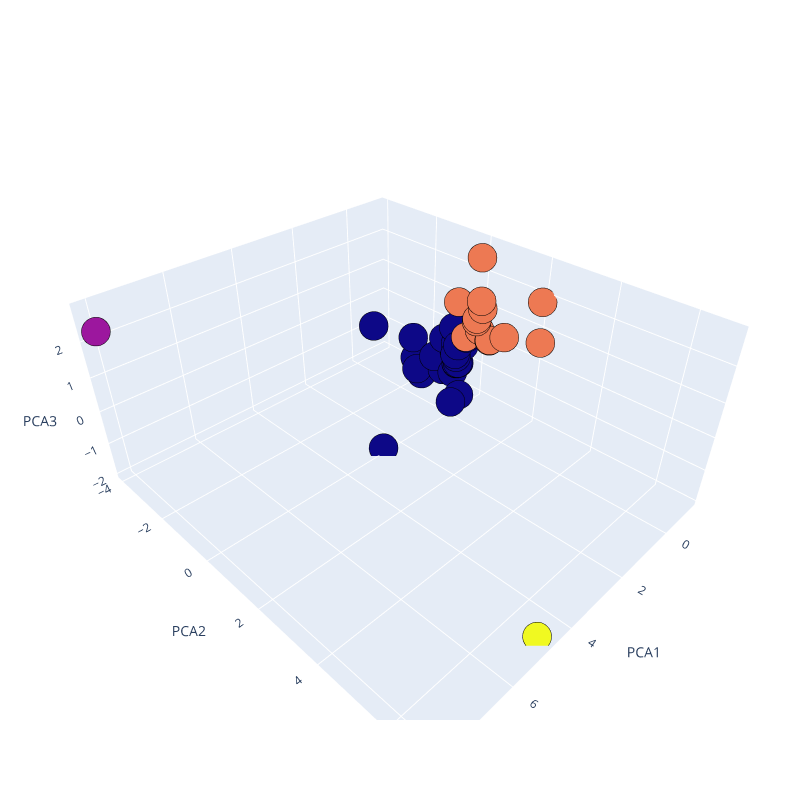

Notebook source saved alongside this figure:
### Code cell
# 3d scatterplot using plotly
Scene = dict(xaxis = dict(title  = 'PCA1'),yaxis = dict(title  = 'PCA2'),zaxis = dict(title  = 'PCA3'))

# - PCA1: price_change_percentage_200d
# - PCA2: price_change_percentage_30d
# - PCA3: price_change_percentage_7d

# model.labels_ is nothing but the predicted clusters i.e y_clusters
labels = model.labels_
trace = go.Scatter3d(x=pca_clustered['PC1'], y=pca_clustered['PC2'], z=pca_clustered['PC3'], mode='markers',marker=dict(color = labels, size= 10, line=dict(color= 'black',width = 10)))
layout = go.Layout(margin=dict(l=0,r=0),scene = Scene,height = 800,width = 800)
data = [trace]
fig = go.Figure(data = data, layout = layout)
fig.show()

### Figure 1 — Plotly figure (JSON) as saved in the notebook; plotly's stock layout.template omitted (floating-point values rounded to 4 significant figures)
{"data": [{"marker": {"color": [2, 2, 0, 0, 2, 2, 2, 2, 2, 0, 0, 0, 0, 2, 0, 2, 0, 0, 2, 0, 0, 2, 0, 0, 0, 0, 0, 0, 2, 0, 0, 0, 1, 2, 0, 0, 3, 0, 0, 0, 0], "line": {"color": "black", "width": 10}, "size": 10}, "mode": "markers", "type": "scatter3d", "x": [-0.6007, -0.4583, -0.4331, -0.4718, -1.158, -0.5165, -0.4507, -0.3456, -0.6495, -0.759, -0.2482, -0.4384, -0.6934, 0.0605, -0.3934, -0.7962, 0.06407, -0.489, -0.3063, -0.5135, -0.3621, -0.6043, -0.4133, -0.4075, 0.609, -0.4502, -0.7647, -0.5563, -0.4251, 2.677, -0.6139, -0.5799, 8.089, -0.389, 0.8658, 0.1117, 4.792, -0.6324, -0.5931, -0.4581, -0.2979], "y": [0.8428, 0.4585, -0.1681, -0.2227, 2.041, 1.388, 0.5177, 0.7294, 0.4322, -0.2012, -1.376, -0.1753, -0.4738, 2.909, -0.1082, -0.4944, -1.27, -0.7327, 0.7034, -0.1428, -0.9869, 0.8274, -0.6741, -0.2125, 0.5635, -0.151, -0.5179, -1.938, 0.493, -0.01395, -0.4793, -0.3563, -3.897, 0.165, -2.262, 0.4283, 6.768, -2.108, 0.02148, -0.1357, -0.1911], "z": [0.4616, 0.9529, -0.6418, -0.4791, 1.86, 0.8041, 2.846, 1.478, 0.6003, -0.2177, -1.462, -0.6634, -0.5276, 1.499, -0.01276, 1.083, -1.099, -0.06254, 1.714, -0.6566, -0.7288, 0.4393, -1.077, -0.3514, -1.149, -0.6474, 0.205, -1.262, 1.058, -1.965, 0.3396, -0.1149, 2.301, 0.3794, 0.2756, -1.205, -1.987, -0.6522, 0.2099, -0.6353, -0.9096]}], "layout": {"height": 800, "margin": {"l": 0, "r": 0}, "scene": {"xaxis": {"title": {"text": "PCA1"}}, "yaxis": {"title": {"text": "PCA2"}}, "zaxis": {"title": {"text": "PCA3"}}}, "width": 800}}
